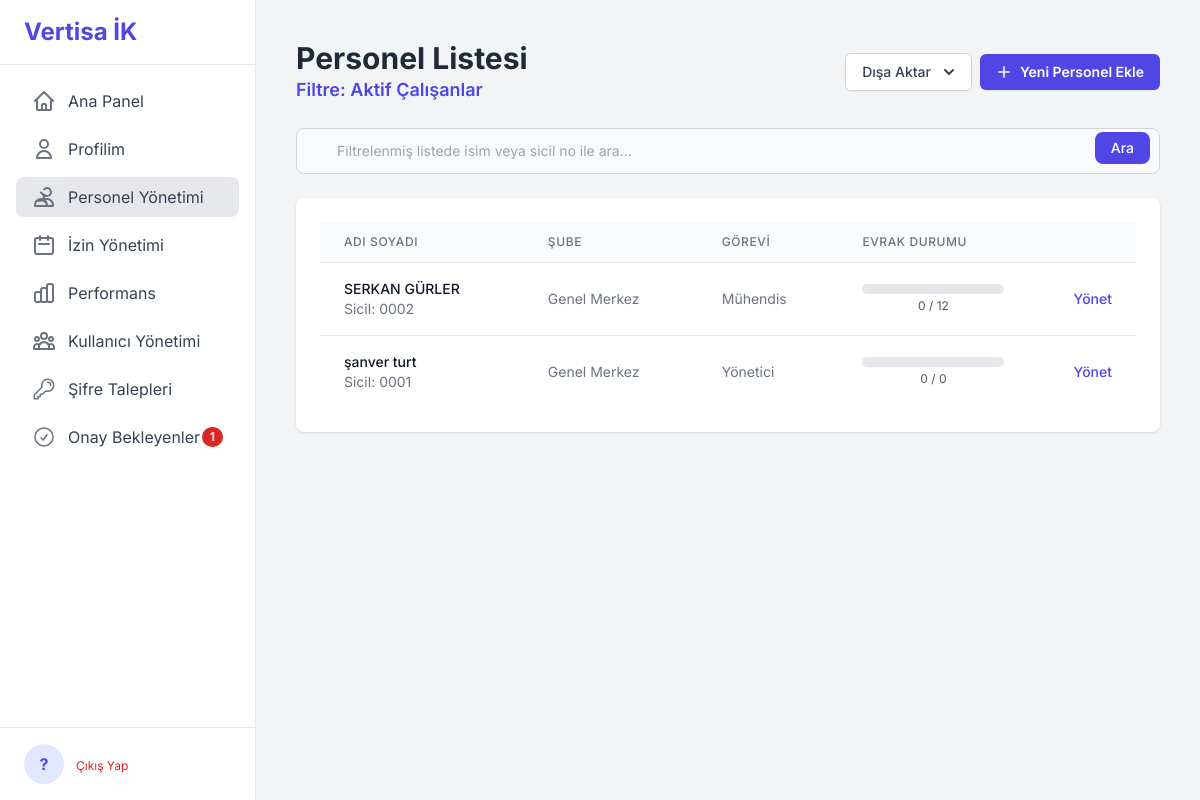
/personnel/ (signed in), run on an earlier commit of the app's database.
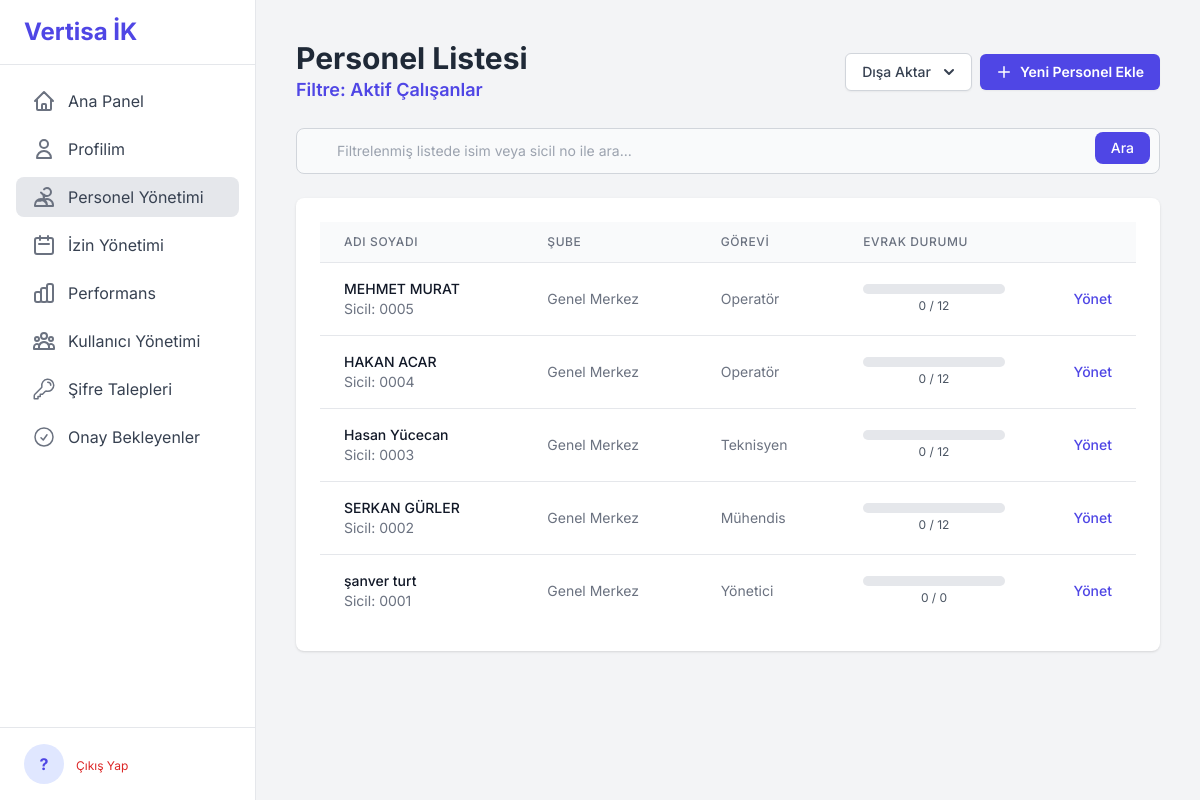
And on a later commit of the database.
### tables this page shows
CREATE TABLE calisanlar (
            id INTEGER PRIMARY KEY AUTOINCREMENT, ad_soyad TEXT NOT NULL, sicil_no TEXT UNIQUE,
            ise_baslama_tarihi TEXT, tel TEXT, yakin_tel TEXT, tc_kimlik TEXT UNIQUE NOT NULL, 
            adres TEXT, iban TEXT, egitim TEXT, ucreti TEXT, aciklama TEXT, isten_cikis_tarihi TEXT,
            yillik_izin_bakiye INTEGER NOT NULL DEFAULT 20, yaka_tipi TEXT,
            yonetici_id INTEGER REFERENCES calisanlar(id),
            sube_id INTEGER REFERENCES subeler(id),
            gorev_id INTEGER REFERENCES gorevler(id),
            mail TEXT UNIQUE
        , onay_durumu TEXT NOT NULL DEFAULT "Onaylandı", admin_notu TEXT);

CREATE TABLE subeler (id INTEGER PRIMARY KEY AUTOINCREMENT, sube_adi TEXT UNIQUE NOT NULL);

CREATE TABLE gorevler (id INTEGER PRIMARY KEY AUTOINCREMENT, gorev_adi TEXT UNIQUE NOT NULL);

### app/personnel.py (the view)
@bp.route('/')
@login_required
def list_personnel():
    search_query = request.args.get('q')
    yaka_tipi = request.args.get('yaka_tipi')
    durum = request.args.get('durum', 'aktif')
    db = g.db
    base_query = "SELECT c.*, s.sube_adi, g.gorev_adi, (SELECT COUNT(id) FROM evraklar WHERE calisan_id = c.id AND yuklendi_mi = 1) as yuklenen_evrak, (SELECT COUNT(id) FROM evraklar WHERE calisan_id = c.id) as toplam_evrak FROM calisanlar c LEFT JOIN subeler s ON c.sube_id = s.id LEFT JOIN gorevler g ON c.gorev_id = g.id"
    conditions = ["c.onay_durumu = 'Onaylandı'"]
    params = []
    active_filter_text = "Aktif Çalışanlar"
    if search_query:
        conditions.append("(c.ad_soyad LIKE ? OR c.sicil_no LIKE ?)")
        params.extend([f'%{search_query}%', f'%{search_query}%'])
    if yaka_tipi:
        conditions.append("c.yaka_tipi = ?")
        params.append(yaka_tipi)
        active_filter_text = yaka_tipi.replace("_", " ").title()
    if durum == 'ayrilan':
        conditions.append("c.isten_cikis_tarihi IS NOT NULL AND c.isten_cikis_tarihi != ''")
        active_filter_text = "Ayrılan Personeller"
    else:
        conditions.append("(c.isten_cikis_tarihi IS NULL OR c.isten_cikis_tarihi = '')")
    base_query += " WHERE " + " AND ".join(conditions)
    base_query += " ORDER BY c.id DESC"
    calisanlar = db.execute(base_query, params).fetchall()
    return render_template('personnel_list.html', calisanlar=calisanlar, active_filter=active_filter_text)

### app/auth.py (called while the page is built)
def login_required(view):
    @wraps(view)
    def wrapped_view(**kwargs):
        if 'user_id' not in session:
            flash("Bu sayfayı görüntülemek için lütfen giriş yapın.", "warning")
            return redirect(url_for('auth.login'))
        return view(**kwargs)
    return wrapped_view

### app/templates/personnel_list.html (shortened to what this page needs)
{% extends "base.html" %}
{% block content %}
<div class="flex flex-wrap justify-between items-center gap-4 mb-6">
    <div>
        <h1 class="text-3xl font-bold text-gray-800">Personel Listesi</h1>
        {% if active_filter %}
        <p class="text-lg text-indigo-600 font-semibold">Filtre: {{ active_filter }}</p>
        {% endif %}
    </div>
    <div class="flex items-center gap-2">
        <div class="relative inline-block text-left" x-data="{ open: false }" @click.away="open = false">
            <div>
                <button @click="open = !open" type="button" class="inline-flex justify-center w-full rounded-md border border-gray-300 shadow-sm px-4 py-2 bg-white text-sm font-medium text-gray-700 hover:bg-gray-50">
                    Dışa Aktar
                    <svg class="-mr-1 ml-2 h-5 w-5" xmlns="http://www.w3.org/2000/svg" viewBox="0 0 20 20" fill="currentColor">
                        <path fill-rule="evenodd" d="M5.293 7.293a1 1 0 011.414 0L10 10.586l3.293-3.293a1 1 0 111.414 1.414l-4 4a1 1 0 01-1.414 0l-4-4a1 1 0 010-1.414z" clip-rule="evenodd" />
                    </svg>
                </button>
            </div>
        </div>
        <a href="{{ url_for('personnel.add') }}" class="inline-flex items-center justify-center rounded-md bg-indigo-600 px-4 py-2 text-sm font-semibold text-white shadow-sm hover:bg-indigo-500">
            <svg class="-ml-0.5 mr-1.5 h-5 w-5" viewBox="0 0 20 20" fill="currentColor">
                <path d="M10.75 4.75a.75.75 0 00-1.5 0v4.5h-4.5a.75.75 0 000 1.5h4.5v4.5a.75.75 0 001.5 0v-4.5h4.5a.75.75 0 000-1.5h-4.5v-4.5z" />
            </svg>
            Yeni Personel Ekle
        </a>
    </div>
</div>
<div class="mb-6">
    <form method="GET" action="{{ url_for('personnel.list_personnel') }}">
        <div class="relative">
            <input type="search" name="q" placeholder="Filtrelenmiş listede isim veya sicil no ile ara..." value="{{ request.args.get('q', '') }}"
                   class="block w-full p-3 pl-10 text-sm text-gray-900 border border-gray-300 rounded-lg bg-gray-50 focus:ring-indigo-500 focus:border-indigo-500">
            <button type="submit" class="text-white absolute right-2.5 bottom-2.5 bg-indigo-600 hover:bg-indigo-700 focus:ring-4 focus:outline-none focus:ring-indigo-300 font-medium rounded-lg text-sm px-4 py-1.5">Ara</button>
        </div>
    </form>
</div>
<div class="bg-white rounded-lg shadow p-6">
    <table class="min-w-full divide-y divide-gray-200">
        <thead class="bg-gray-50">
            <tr>
                <th scope="col" class="px-6 py-3 text-left text-xs font-medium text-gray-500 uppercase tracking-wider">Adı Soyadı</th>
                <th scope="col" class="px-6 py-3 text-left text-xs font-medium text-gray-500 uppercase tracking-wider">Şube</th>
                <th scope="col" class="px-6 py-3 text-left text-xs font-medium text-gray-500 uppercase tracking-wider">Görevi</th>
                <th scope="col" class="px-6 py-3 text-left text-xs font-medium text-gray-500 uppercase tracking-wider">Evrak Durumu</th>
                <th scope="col" class="relative px-6 py-3">
                </th>
            </tr>
        </thead>
        <tbody class="bg-white divide-y divide-gray-200">
            {% for calisan in calisanlar %}
            <tr class="hover:bg-gray-50 transition-colors duration-150">
                <td class="px-6 py-4 whitespace-nowrap">
                    <div class="text-sm font-medium text-gray-900">{{ calisan.ad_soyad }}</div>
                    <div class="text-sm text-gray-500">Sicil: {{ calisan.sicil_no }}</div>
                </td>
                <td class="px-6 py-4 whitespace-nowrap text-sm text-gray-500">{{ calisan.sube_adi or 'Belirtilmemiş' }}</td>
                <td class="px-6 py-4 whitespace-nowrap text-sm text-gray-500">{{ calisan.gorev_adi or 'Belirtilmemiş' }}</td>
                <td class="px-6 py-4 whitespace-nowrap">
                    {% set percentage = (calisan.yuklenen_evrak / calisan.toplam_evrak * 100) if calisan.toplam_evrak > 0 else 0 %}
                    <div class="w-full bg-gray-200 rounded-full h-2.5">
                    </div>
                    <div class="text-xs text-center text-gray-600 mt-1">{{ calisan.yuklenen_evrak }} / {{ calisan.toplam_evrak }}</div>
                </td>
                <td class="px-6 py-4 whitespace-nowrap text-right text-sm font-medium">
                    <a href="{{ url_for('personnel.manage', calisan_id=calisan.id) }}" class="text-indigo-600 hover:text-indigo-900">Yönet</a>
                </td>
            </tr>
            {% else %}
            <tr>
                <td colspan="5" class="text-center py-10 text-gray-500">
                    Aradığınız kriterlere uygun personel bulunamadı.
                </td>
            </tr>
            {% endfor %}
        </tbody>
    </table>
</div>
{% endblock %}

### app/templates/base.html (shortened to what this page needs)
<!DOCTYPE html>
<html lang="tr" class="h-full bg-gray-100">
<head>
    <script src="https://cdn.tailwindcss.com"></script>
</head>
<body class="h-full">
    <div class="flex h-full">
        <div class="w-64 flex flex-col bg-white border-r border-gray-200">
            <div class="px-6 py-4 border-b border-gray-200">
                <h1 class="text-2xl font-bold text-indigo-600">Vertisa İK</h1>
            </div>
            <nav class="flex-1 px-4 py-4 space-y-2">
                <a href="{{ url_for('dashboard.index') }}" class="flex items-center px-4 py-2 text-gray-700 rounded-lg {% if 'dashboard' in request.endpoint %}bg-gray-200{% else %}hover:bg-gray-100{% endif %}">
                    <svg class="h-6 w-6 mr-3 text-gray-500" fill="none" viewBox="0 0 24 24" stroke="currentColor"><path stroke-linecap="round" stroke-linejoin="round" stroke-width="2" d="M3 12l2-2m0 0l7-7 7 7M5 10v10a1 1 0 001 1h3m10-11l2 2m-2-2v10a1 1 0 01-1 1h-3m-6 0a1 1 0 001-1v-4a1 1 0 011-1h2a1 1 0 011 1v4a1 1 0 001 1m-6 0h6"/></svg>
                    Ana Panel
                </a>
                <a href="{{ url_for('personnel.profile') }}" class="flex items-center px-4 py-2 text-gray-700 rounded-lg {% if 'personnel.profile' in request.endpoint %}bg-gray-200{% else %}hover:bg-gray-100{% endif %}">
                    <svg class="h-6 w-6 mr-3 text-gray-500" fill="none" viewBox="0 0 24 24" stroke="currentColor"><path stroke-linecap="round" stroke-linejoin="round" stroke-width="2" d="M16 7a4 4 0 11-8 0 4 4 0 018 0zM12 14a7 7 0 00-7 7h14a7 7 0 00-7-7z"></path></svg>
                    Profilim
                </a>
                <a href="{{ url_for('personnel.list_personnel') }}" class="flex items-center px-4 py-2 text-gray-700 rounded-lg {% if 'personnel' in request.endpoint and 'profile' not in request.endpoint %}bg-gray-200{% else %}hover:bg-gray-100{% endif %}">
                    Personel Yönetimi
                </a>
                <a href="{{ url_for('leave.management') }}" class="flex items-center px-4 py-2 text-gray-700 rounded-lg {% if 'leave' in request.endpoint %}bg-gray-200{% else %}hover:bg-gray-100{% endif %}">
                    <svg class="h-6 w-6 mr-3 text-gray-500" fill="none" viewBox="0 0 24 24" stroke="currentColor"><path stroke-linecap="round" stroke-linejoin="round" stroke-width="2" d="M8 7V3m8 4V3m-9 8h10M5 21h14a2 2 0 002-2V7a2 2 0 00-2-2H5a2 2 0 00-2 2v12a2 2 0 002 2z"/></svg>
                    İzin Yönetimi
                </a>
                <a href="{{ url_for('performance.management') }}" class="flex items-center px-4 py-2 text-gray-700 rounded-lg {% if 'performance' in request.endpoint %}bg-gray-200{% else %}hover:bg-gray-100{% endif %}">
                    Performans
                </a>
                {% if session.role == 'admin' %}
                <a href="{{ url_for('admin.user_management') }}" class="flex items-center px-4 py-2 text-gray-700 rounded-lg {% if 'admin.user_management' in request.endpoint or 'admin.edit_user' in request.endpoint %}bg-gray-200{% else %}hover:bg-gray-100{% endif %}">
                    Kullanıcı Yönetimi
                </a>
                <a href="{{ url_for('admin.password_requests') }}" class="flex items-center px-4 py-2 text-gray-700 rounded-lg {% if 'admin.password_requests' in request.endpoint %}bg-gray-200{% else %}hover:bg-gray-100{% endif %}">
                    Şifre Talepleri
                </a>
                <a href="{{ url_for('admin.approval_list') }}" class="flex items-center px-4 py-2 text-gray-700 rounded-lg {% if 'approval_list' in request.endpoint %}bg-gray-200{% else %}hover:bg-gray-100{% endif %}">
                    <svg class="h-6 w-6 mr-3 text-gray-500" xmlns="http://www.w3.org/2000/svg" fill="none" viewBox="0 0 24 24" stroke-width="1.5" stroke="currentColor">
                        <path stroke-linecap="round" stroke-linejoin="round" d="M9 12.75L11.25 15 15 9.75M21 12a9 9 0 11-18 0 9 9 0 0118 0z" />
                    </svg>
                    Onay Bekleyenler
                    {% if g.pending_approvals > 0 %}
                        <span class="ml-auto inline-flex items-center justify-center px-2 py-1 text-xs font-bold leading-none text-red-100 bg-red-600 rounded-full">{{ g.pending_approvals }}</span>
                    {% endif %}
                </a>
                {% endif %}
            </nav>
            <div class="px-6 py-4 border-t border-gray-200">
                {% if session.user_id %}
                <div class="flex items-center">
                    <div class="w-10 h-10 bg-indigo-100 rounded-full flex items-center justify-center font-bold text-indigo-600">
                        {{ session.ad_soyad[0]|upper if session.ad_soyad else '?' }}
                    </div>
                    <div class="ml-3">
                        <a href="{{ url_for('auth.logout') }}" class="text-xs text-red-600 hover:underline">Çıkış Yap</a>
                    </div>
                </div>
                {% endif %}
            </div>
        </div>
        <main class="flex-1 p-6 sm:p-8 md:p-10 bg-gray-100 overflow-y-auto">
            {% block content %}{% endblock %}
        </main>
    </div>
</body>
</html>

### app/templates/base.html (style rules this page uses)
body { font-family: 'Inter', sans-serif; }

What changed in the data, as far as the page shows it:
added calisanlar: ad_soyad "MEHMET MURAT", sicil_no "0005", sube_adi "Genel Merkez", gorev_adi "Operatör", yuklenen_evrak "0", toplam_evrak "12"
added calisanlar: ad_soyad "HAKAN ACAR", sicil_no "0004", sube_adi "Genel Merkez", gorev_adi "Operatör", yuklenen_evrak "0", toplam_evrak "12"
now on this page (row edited): calisanlar: ad_soyad "Hasan Yücecan", sicil_no "0003", sube_adi "Genel Merkez", gorev_adi "Teknisyen", yuklenen_evrak "0", toplam_evrak "12"
Also different on the page:
{{ g.pending_approvals }}: "1" → (not shown)
